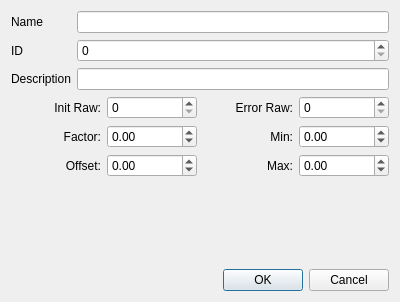
<?xml version="1.0" encoding="UTF-8"?>
<ui version="4.0">
 <class>Dialog_Signal_Edit</class>
 <widget class="QDialog" name="Dialog_Signal_Edit">
  <property name="geometry">
   <rect>
    <x>0</x>
    <y>0</y>
    <width>400</width>
    <height>302</height>
   </rect>
  </property>
  <property name="windowTitle">
   <string>Signal Edit</string>
  </property>
  <layout class="QVBoxLayout" name="verticalLayout">
   <item>
    <layout class="QFormLayout" name="formLayout_2">
     <item row="0" column="0">
      <widget class="QLabel" name="label">
       <property name="text">
        <string>Name</string>
       </property>
      </widget>
     </item>
     <item row="0" column="1">
      <widget class="QLineEdit" name="lineEdit_name"/>
     </item>
     <item row="1" column="0">
      <widget class="QLabel" name="label_2">
       <property name="text">
        <string>ID</string>
       </property>
      </widget>
     </item>
     <item row="1" column="1">
      <widget class="QSpinBox" name="spinBox_id">
       <property name="minimum">
        <number>0</number>
       </property>
       <property name="value">
        <number>0</number>
       </property>
      </widget>
     </item>
     <item row="2" column="0">
      <widget class="QLabel" name="label_3">
       <property name="text">
        <string>Description</string>
       </property>
      </widget>
     </item>
     <item row="2" column="1">
      <widget class="QLineEdit" name="lineEdit_description"/>
     </item>
    </layout>
   </item>
   <item>
    <layout class="QGridLayout" name="gridLayout">
     <item row="0" column="0">
      <widget class="QLabel" name="label_6">
       <property name="text">
        <string>Init Raw:</string>
       </property>
       <property name="alignment">
        <set>Qt::AlignRight|Qt::AlignTrailing|Qt::AlignVCenter</set>
       </property>
      </widget>
     </item>
     <item row="0" column="1">
      <widget class="QSpinBox" name="spinBox_InitRaw"/>
     </item>
     <item row="1" column="0">
      <widget class="QLabel" name="label_4">
       <property name="text">
        <string>Factor:</string>
       </property>
       <property name="alignment">
        <set>Qt::AlignRight|Qt::AlignTrailing|Qt::AlignVCenter</set>
       </property>
      </widget>
     </item>
     <item row="1" column="1">
      <widget class="QDoubleSpinBox" name="doubleSpinBox_Factor">
       <property name="minimum">
        <double>-99.989999999999995</double>
       </property>
      </widget>
     </item>
     <item row="1" column="2">
      <widget class="QLabel" name="label_7">
       <property name="text">
        <string>Min:</string>
       </property>
       <property name="alignment">
        <set>Qt::AlignRight|Qt::AlignTrailing|Qt::AlignVCenter</set>
       </property>
      </widget>
     </item>
     <item row="1" column="3">
      <widget class="QDoubleSpinBox" name="doubleSpinBox_Min">
       <property name="minimum">
        <double>-99.989999999999995</double>
       </property>
      </widget>
     </item>
     <item row="2" column="0">
      <widget class="QLabel" name="label_5">
       <property name="text">
        <string>Offset:</string>
       </property>
       <property name="alignment">
        <set>Qt::AlignRight|Qt::AlignTrailing|Qt::AlignVCenter</set>
       </property>
      </widget>
     </item>
     <item row="2" column="1">
      <widget class="QDoubleSpinBox" name="doubleSpinBox_Offset">
       <property name="minimum">
        <double>-9900.000000000000000</double>
       </property>
      </widget>
     </item>
     <item row="2" column="2">
      <widget class="QLabel" name="label_8">
       <property name="text">
        <string>Max:</string>
       </property>
       <property name="alignment">
        <set>Qt::AlignRight|Qt::AlignTrailing|Qt::AlignVCenter</set>
       </property>
      </widget>
     </item>
     <item row="2" column="3">
      <widget class="QDoubleSpinBox" name="doubleSpinBox_Max">
       <property name="minimum">
        <double>-99.989999999999995</double>
       </property>
      </widget>
     </item>
     <item row="0" column="3">
      <widget class="QSpinBox" name="spinBox_ErrRaw"/>
     </item>
     <item row="0" column="2">
      <widget class="QLabel" name="label_9">
       <property name="text">
        <string>Error Raw:</string>
       </property>
       <property name="alignment">
        <set>Qt::AlignRight|Qt::AlignTrailing|Qt::AlignVCenter</set>
       </property>
      </widget>
     </item>
    </layout>
   </item>
   <item>
    <spacer name="verticalSpacer">
     <property name="orientation">
      <enum>Qt::Vertical</enum>
     </property>
     <property name="sizeHint" stdset="0">
      <size>
       <width>20</width>
       <height>40</height>
      </size>
     </property>
    </spacer>
   </item>
   <item>
    <widget class="QDialogButtonBox" name="buttonBox_signal">
     <property name="orientation">
      <enum>Qt::Horizontal</enum>
     </property>
     <property name="standardButtons">
      <set>QDialogButtonBox::Cancel|QDialogButtonBox::Ok</set>
     </property>
    </widget>
   </item>
  </layout>
 </widget>
 <resources/>
 <connections>
  <connection>
   <sender>buttonBox_signal</sender>
   <signal>accepted()</signal>
   <receiver>Dialog_Signal_Edit</receiver>
   <slot>accept()</slot>
   <hints>
    <hint type="sourcelabel">
     <x>248</x>
     <y>254</y>
    </hint>
    <hint type="destinationlabel">
     <x>157</x>
     <y>274</y>
    </hint>
   </hints>
  </connection>
  <connection>
   <sender>buttonBox_signal</sender>
   <signal>rejected()</signal>
   <receiver>Dialog_Signal_Edit</receiver>
   <slot>reject()</slot>
   <hints>
    <hint type="sourcelabel">
     <x>316</x>
     <y>260</y>
    </hint>
    <hint type="destinationlabel">
     <x>286</x>
     <y>274</y>
    </hint>
   </hints>
  </connection>
 </connections>
</ui>
